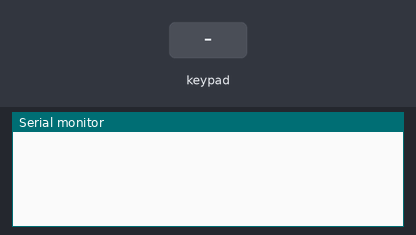
This sketch was run on a simulated Arduino Uno, built with avr-gcc and run on an emulated ATmega328P. On the bench: the last lines printed to the serial monitor. Inputs (shaded band) come from the test bench.

Above: at 1.2 s.
1.3 s: key 'B' pressed
At 1.7 s:
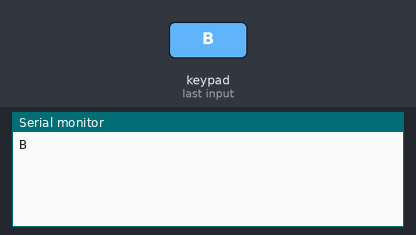
2.8 s: keypad keys 6 7 8 9 pressed 0.4 s apart
At 5.1 s:
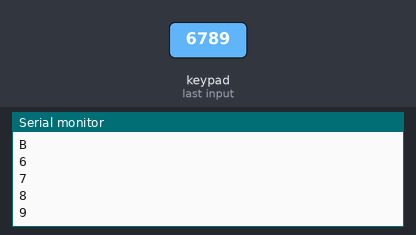
5.9 s: key 'A' pressed
At 6.4 s:
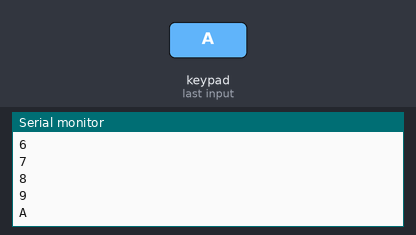
7.4 s: key 'C' pressed
At 8.6 s:
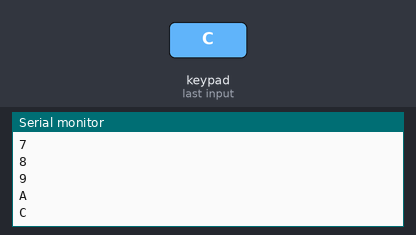
8.9 s: key 'K' pressed
At 9.8 s:
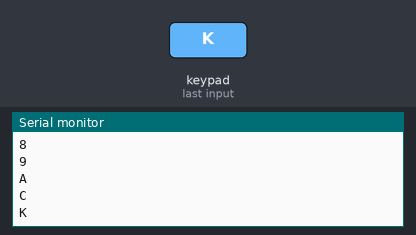
10.4 s: key 'P' pressed
At 11.2 s:
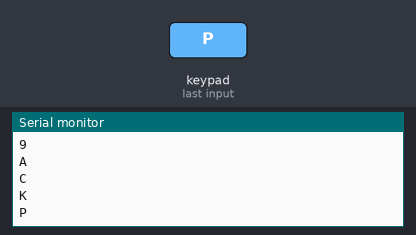
Timing chart, 0 to 12.9 s (numbered marks = the images above; inputs shaded):
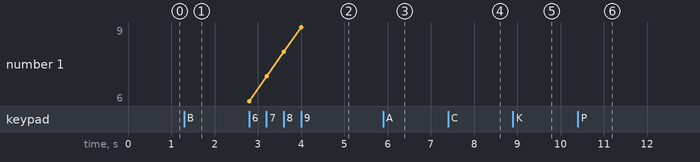

The sketch:

Keypad_4x6_MC17_test.ino
```cpp
/* file CustomKeypad_MC17 Feb 2/13
||@file CustomKeypad.pde
|| @version 1.0
|| @author Alexander Brevig
|| @contact alexanderbrevig@gmail.com
||
|| @description
|| | Demonstrates changing the keypad size and key values.
|| #
    Use with I2C i/o G. D. (Joe) Young Feb 28/12

    Use with MCP23008 I2C i/o G. D. (Joe) Young Jul 29/12
    Use with MCP23016 I2C i/o G. D. (Joe) Young Feb 2/13
    Use with MCP23017 I2C i/o G. D. (Joe) Young May 19/14
*/
#include <Keypad_MC17.h>
#include <Keypad.h>        // GDY120705
#include <Wire.h>

#define I2CADDR 0x20

const byte ROWS = 6; //four rows
const byte COLS = 4; //five columns
//define the cymbols on the buttons of the keypads
char hexaKeys[ROWS][COLS] = {
  {'B','A','C','K'},
  {'P','-','+','/'},
  {'7','8','9','X'},
  {'4','5','6','E'},
  {'1','2','3','F'},
  {'0','#','.','='}
};
byte rowPins[ROWS] = {0, 1, 2, 3, 4 ,5}; //connect to the row pinouts of the keypad
byte colPins[COLS] = {6, 7, 8, 9}; //connect to the column pinouts of the keypad

//initialize an instance of class NewKeypad
Keypad_MC17 customKeypad( makeKeymap(hexaKeys), rowPins, colPins, ROWS, COLS, I2CADDR);

void setup(){
//  Wire.begin( );
  customKeypad.begin( );        // GDY120705
  Serial.begin(115200);
}

void loop(){
  char customKey = customKeypad.getKey();

  if (customKey != NO_KEY){
    Serial.println(customKey);
  }
}
```

Measured:
- after the input at 1.3 s, the serial monitor: prints a new line at once (image 1)
- after the input at 2.8 s, the serial monitor: prints a new line at once (image 2)
- after the input at 5.9 s, the serial monitor: prints a new line at once (image 3)
- after the input at 7.4 s, the serial monitor: prints a new line at once (image 4)
- after the input at 8.9 s, the serial monitor: prints a new line at once (image 5)
- after the input at 10.4 s, the serial monitor: prints a new line at once (image 6)
